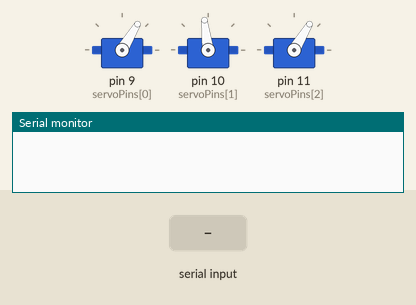
This sketch was run on a simulated Arduino Uno, built with avr-gcc and run on an emulated ATmega328P. On the bench: 3 × servo, the last lines printed to the serial monitor. Wiring (inferred from the names in the program): 3 × servo: signal pin 9 / signal pin 10 / signal pin 11. Inputs (shaded band) come from the test bench. Servo pulses on a pin are drawn as a servo (544–2400 µs = 0–180°).

Above: at 1.2 s.
1.3 s: "s90\n" received over Serial
At 2.2 s:
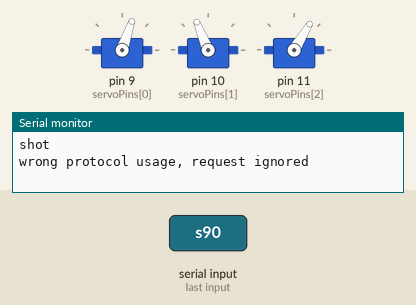
Timing chart, 0 to 4.3 s (numbered marks = the images above; inputs shaded):
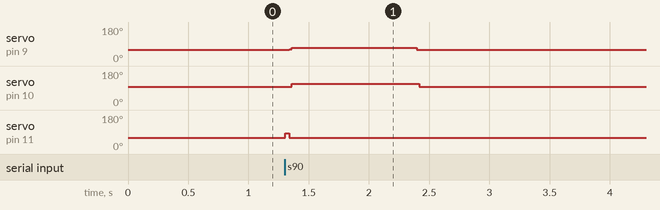

Measured:
- after the input at 1.3 s, servo on pin 9 (servoPins[0]): 59° → 71° at once, → 59° 1.1 s later; servo on pin 10 (servoPins[1]): 97° → 112° after 0.06 s, → 97° 1.1 s later; servo on pin 11 (servoPins[2]): 59° → 83° at once, → 59° 0.04 s later

The sketch:

servo_pulse_time_reciever.ino
```cpp
#include "sharedConstants.h"
const unsigned short int PULSE_LENGTH = 20000; //microseconds
const unsigned short int MIN_PULSE = 500;
const unsigned short int MAX_PULSE = 1810;
const unsigned short int REPEATIONS_OF_NEW_PULSE_TIME = 10;
const unsigned short int UPTIME_SHOOTING_POS = 1400;
const unsigned short int UPTIME_SHOOT_LOCK = 1150;
const unsigned short int INITIAL_PULSE_TIMES[3] = {1150, 1540, UPTIME_SHOOT_LOCK};
const float TIME_PER_DEGREE = 10.69; //for both

unsigned short int pulseTimes[3];//in ms
int degree;
int servoPins[3] = {9, 10, 11}; //also usable as PWM
char select;
unsigned long int startMicros;
unsigned long int timeInPulse;
unsigned short int ctr = 0;

void setup() {
  Serial.begin(COMMON_BAUD_RATE);
  for (int i = 0; i < 3; i++) {
    pinMode(servoPins[i], OUTPUT);
    pulseTimes[i] = INITIAL_PULSE_TIMES[i];
  }
}


/*Pulses done by main loop (there are three of them in parallel):

pulseTimes[0]
|      /
|     |

+-----+
|     |
|     |
+     +--------------------------

      +-----+
      |     |
      |     |
------+     +--------------------

            +-----+
            |     |
            |     |
------------+     +--------------

|                               |
|                                \
time defined in PULSE_LENGTH (20ms)

|
|
time = 0

*/

void loop() {
  if (ctr < REPEATIONS_OF_NEW_PULSE_TIME) {
    startMicros = micros();
    for (int pin = 0; pin < 3; pin++) {
      digitalWrite(servoPins[pin], HIGH);
      delayMicroseconds(pulseTimes[pin]);
      digitalWrite(servoPins[pin], LOW);
    }
    do {
      timeInPulse = micros() - startMicros;
    }
    while (timeInPulse < PULSE_LENGTH);
      ctr++;
  }
  handleSerial();
}

//The protocoll
//=============
//<char select {0-1}>;<int pulseTime {MIN_PULSE-MAX_PULSE}>; or: a, s

//used in the same way as acknowledgement

void pulseServo(int pin, int uptime, int cycles) {
  for (int cycle = 0; cycle < cycles; cycle++) {
    digitalWrite(pin, HIGH);
    delayMicroseconds(uptime);
    digitalWrite(pin, LOW);
    delayMicroseconds(PULSE_LENGTH - uptime);
  }
}

void handleSerial() {
  if (Serial.available()) {
    select = Serial.read();
    if (select == 's') {
      pulseTimes[2] = UPTIME_SHOOTING_POS;
      pulseServo(servoPins[2], pulseTimes[2], 10);
      pulseTimes[2] = INITIAL_PULSE_TIMES[2];
      ctr = 0;
      Serial.println("shot");
    } else {
      select -= '0'; //convert char to number
      if ((select == 0 || select == 1) && Serial.find(';')) {
        degree = Serial.parseFloat();
        if (degree >= MAX_DEGREES[select][0] && degree <= MAX_DEGREES[select][1] && Serial.find(';')) {
          pulseTimes[select] = INITIAL_PULSE_TIMES[select] - degree * TIME_PER_DEGREE;
          ctr = 0;
// Printing these causes this function to execute too long and modify the servo positions
//          Serial.print(char(select + '0')); //!!! modified char
//          Serial.print(';');
//          Serial.print(pulseTimes[select]);
//          Serial.println(';');
        } else {
          Serial.println("reached limit degrees or wrong protocol usage, request ignored");
        }
      } else {
        if (select == ('a' - '0')) { //!!! modified char
          for (int i = 0; i < 3; i++) {
            Serial.print(i);
            Serial.print(": ");
            Serial.println(pulseTimes[i]);
          }
        } else {
          Serial.println("wrong protocol usage, request ignored");
        }
      }
    }
  }
}

//micros() overflow after 70 min!!!
```

sharedConstants.h
```cpp
#ifndef SHARED_CONSTANTS_H
#define SHARED_CONSTANTS_H

const float MAX_DEGREES[2][2] = {{-35.0, 35.0},{-20.0, 50.0}}; //usage: MAX_DEGREE[index][0=Min/1=Max]
const unsigned long int COMMON_BAUD_RATE = 115200;

#endif
```
